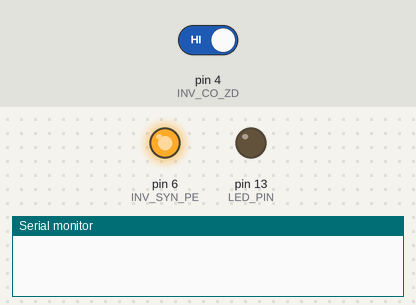
Recording of a sketch running on a simulated Arduino Uno, built with avr-gcc and run on an emulated ATmega328P. Shown: output pins drawn as LEDs (lit = HIGH), the last lines printed to the serial monitor. Inputs (shaded band) come from the test bench; at power-on: pin 4 (INV_CO_ZD) HIGH. Pins used as bus, display or sensor lines are not drawn.

Above: at 1.2 s.
1.3 s: pin 4 (INV_CO_ZD) driven LOW
At 1.7 s:
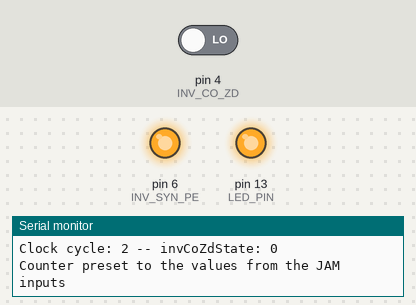
2.8 s: pin 4 (INV_CO_ZD) driven HIGH
At 4.0 s:
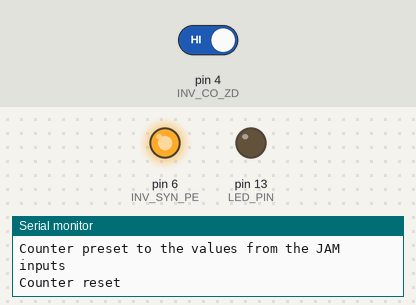
Timing chart, 0 to 5.8 s (numbered marks = the images above; inputs shaded):
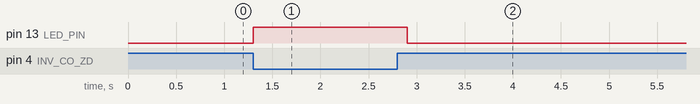

The sketch:

CD40103.ino
```cpp
/*
This project demonstrates interfacing the CD40103BEE4 8-bit binary 8-stage down counter with Arduino.

The CD40103 is a versatile IC that can be used for various counting and timing applications.
This tutorial guides you through connecting the IC to Arduino, setting up pins, and using
the `cycle_clk` function to simulate a clock signal and count clock cycles.

We'll explore the functionality of key CD40103 pins:
  - CLK (Clock): Enables decrementing on each positive transition.
  - INV_CO_ZD (Carry Out / Zero Detect): Goes LOW for one clock cycle when the count reaches zero.
  - INV_SYN_PE (Synchronous Preset Enable): Clocks data from JAM inputs on the next positive clock transition.

Connections (refer to CD40103 datasheet for more details):
  - CLK (CD40103 Pin 1) -> Arduino Pin (e.g., Pin 2)
  - VDD (CD40103 Pin 16) -> +5V Power Supply
  - GND (CD40103 Pin 8) -> Ground
  - INV_CO_ZD (CD40103 Pin 14) -> Arduino Pin (e.g., Pin 4) (Input)
  - INV_SYN_PE (CD40103 Pin 15) -> Arduino Pin (e.g., Pin 6) (Output)
  - JAM Inputs (J7-J0) (CD40103 Pins 13-4): Connect these pins to Arduino pins or tie them to HIGH/LOW
      to preset the initial counter value.

Datasheet: https://www.ti.com/lit/ds/symlink/cd40103b.pdf
Mouser link: https://mou.sr/4aeHEmU

Author: Jean Boutros

*/


/* IC PIN 1 - CLOCK
The CLOCK pin enables the counter to decrememnt on each positive transition
of the clock. This pin should be connected to a clock such as a crystal or
any oscillator. In this example instead of using an oscillator, I am imitating
a clock by using a function that sends a signal that is hign, than low, with 50%
duty cycle. The fucntion name is cycle_clk() and if no arguments are passed,
this function triggers one clock cycle. I chose this method to be able to run a
controlled simulation and count the clock cycles in each case.
 */
const int CLOCK_PIN = 2; // IC PIN 1


/* IC PIN 2 - CLEAR

WARNING: THIS IS AN OUTPUT PIN

When the input on pin 2 is set to LOW the counter is asynchronously (instantly) cleared
to its maximum count which is 255 for this IC, regardless of the state of any other input.

Connect this pin to VDD (+5V or +3.3V) to keep the input HIGH all the time.
Tip: If you want to drive this pin using arduino, connect it to one of the available GPIO pins
and set the pinMode to OUTPUT and the value to HIGH.
Example:
// for default configuration
const int INV_CLR = X; // IC PIN 2

void setup() {
  ...
  pinMode(INV_CLR, OUTPUT);
  digitalWrite(INV_CLR, HIGH);
  ...
}

// to reset the counter you can do
void reset() {
  digitalWrite(INV_CLR, LOW);
  delayMicroseconds(XXX);
  digitalWrite(INV_CLR, HIGH);
}

 */


/* IC PIN 3 - CARRY-IN/COUNTER ENABLE

WARNING: THIS IS AN OUTPUT PIN

It is a carry-input pin also known as counter enable pin.
When this input pin is HIGH, the counter is inhibited so it stops counting.

Connect this pin to ground (GND 0V).

Tip: If you want to drive this pin using arduino, connect it to one of the available GPIO pins
and set the pinMode to OUTPUT and the value to LOW.

Example:
// for default configuration
const int INV_CI_CE = X; // IC Pin 3

void setup() {
  ...
  pinMode(INV_CI_CE, OUTPUT);
  digitalWrite(INV_CI_CE, LOW);
  ...
}

// to pause the counter
void pause_counter() {
  digitalWrite(INV_CI_CE, HIGH);
}
// to resume the counter
void resume_counter() {
  digitalWrite(INV_CI_CE, LOW);
}

*/


/* IC PIN 4 - Jam input 0 or J0

WARNING: THIS IS AN OUTPUT PIN

Represent 1 bit from an 8-bit word that makes up the number
between 0 and 255 that can be input into the counter for the counter
to count down from that number.
The 8-bit word is as follows:
J7-J6-J5-J4-J3-J2-J1-J0

if J0 is 1 and all the others are 0 we get: 00000001 ie. decimal 1

Set this pin to HIGH. We will set pins J7 to J0 all to HIGH so that we
get 255 into the counter when initialised and then we count down.
Feel free to change the pin confighurtations for the JAM inputs or
to drive them using the arduino IO.

Example:
const int jamPins[8] = { 8, 9, 10, 11, 12, 13, xx, xx };  // Replace with actual pin numbers

void preset_counter_sync() {
  counter = 0;  // Reset counter before presetting

  // **Preset the counter to a specific value using JAM inputs:**

  // - Set the desired binary value on the JAM pins (J7-J0) using Arduino's digitalWrite function.
  //   - A HIGH value on a JAM pin represents a 1 in the binary value.
  //   - A LOW value on a JAM pin represents a 0 in the binary value.

  // For example, to preset the counter to decimal 12 (binary 00001100):
  digitalWrite(jamPins[7], LOW);
  digitalWrite(jamPins[6], LOW);
  digitalWrite(jamPins[5], LOW);
  digitalWrite(jamPins[4], LOW);
  digitalWrite(jamPins[3], LOW);
  digitalWrite(jamPins[2], HIGH); // Set bit 2 (J2) to 1
  digitalWrite(jamPins[1], HIGH); // Set bit 1 (J1) to 1
  digitalWrite(jamPins[0], LOW);

  // - Pulse the Synchronous Preset Enable (INV_SYN_PE) pin LOW to latch the JAM input values
  //   into the counter on the next positive clock transition.
  digitalWrite(presetPin, LOW);
  cycle_clk();
  digitalWrite(presetPin, HIGH);

  Serial.println("Counter preset");
}

*/


/* IC PIN 9 - Asynchronous Preset Enable

WARNING: THIS IS AN OUTPUT PIN

When input on this pin is LOW, data at the JAM inputs is asynchronously forced
into the counter withou waiting for the next clock cycle.

Connect this pin to VCC (+5V or +3.3V).

// const int INV_ASYN_PE = 7; // IC PIN 9
*/


/* IC PIN 14 - Carry out / Zero detect

WARNING: THIS IS AN INPUT PIN

The output on this pin goes low for one clock cycle when the count
reaches zero.

*/
const int INV_CO_ZD = 4; // IC Pin 14


/* IC PIN 15 - Synchronous Preset Enable

WARNING: THIS IS AN OUTPUT PIN

When input on this pin is LOW, data at the JAM inputs is clocked
into the counter on the next positive clock trasition.
*/
const int INV_SYN_PE = 6; // IC PIN 15


// PIN Configuration
const int LED_PIN = 13;    // the on-board pin

// Default Clock Pulse Length in Microseconds
const int CLK_DELAY = 1000;

// Genral counter, in this case used to count the clock cycles
int counter = 0;

void cycle_clk(int numCycles = 1) {
  // Simulates a clock signal by sending a HIGH-LOW pulse with 50% duty cycle
  // for the specified number of cycles (default 1). Updates the counter accordingly.
  for (int i = 0; i < numCycles; i++) {
    digitalWrite(CLOCK_PIN, HIGH);
    delayMicroseconds(CLK_DELAY);
    digitalWrite(CLOCK_PIN, LOW);
  }
  counter += numCycles;  // Update counter based on number of cycles
}


void preset_counter_sync() {
  // Resets the counter to the values set on the JAM inputs (J7-J0) on the next
  // positive clock transition.
  // Example:
  // To Reset the counter to a specific value (e.g., 10 decimal = 1010 in binary):
  // Connect J1 (CD40103 Pin 5) to HIGH and other JAM inputs (J7-J0) to LOW.
  // This will set the counter to 10 on the next positive clock transition.
  counter = 0;
  // preset on next positive clock transition
  digitalWrite(INV_SYN_PE, LOW);
  cycle_clk();
  digitalWrite(INV_SYN_PE, HIGH);
  Serial.println("Counter preset to the values from the JAM inputs");
}

void setup() {
  // initialize the LED as an output:
  pinMode(LED_PIN, OUTPUT);       // Set the LED pin (defined as LED_PIN) to be an output pin.

  pinMode(INV_CO_ZD, INPUT);      // Set the Carry Out / Zero Detect pin (defined as INV_CO_ZD) to be an input pin.

  pinMode(INV_SYN_PE, OUTPUT);    // Set the Synchronous Preset Enable pin (defined as INV_SYN_PE) to be an output pin.
                                  // We will use this pin to control when the counter is pre-loaded with a value.
  digitalWrite(INV_SYN_PE, HIGH); // Set the Synchronous Preset Enable pin to HIGH initially.
                                  // This ensures the counter doesn't pre-load yet.


  pinMode(CLOCK_PIN, OUTPUT);     // Set the Clock pin (defined as CLOCK_PIN) to be an output pin.
                                  // We will use this pin to simulate a clock signal for the counter.

  cycle_clk(); // Run one clock cycle to initiate the counter.

  preset_counter_sync(); // Preset the counter to the value from data on J7-J0 on the next clock cycle.

  // initialize serial communication:
  Serial.begin(9600);
}

int local_invCoZdState = -1; // Current state of IC PIN 14 - Carry out / Zero detect

int local_count = 0;
void loop() {
  // Get the state of IC PIN 14 - Carry out / Zero detect
  local_invCoZdState = digitalRead(INV_CO_ZD);

  digitalWrite(LED_PIN, !local_invCoZdState);

  if ( local_invCoZdState == LOW ) {
    Serial.print("Clock cycle: "); Serial.print(counter); Serial.print(" -- invCoZdState: "); Serial.println(local_invCoZdState);

    // Preset the counter again.
    // This step is not necessary if the counters is set the it's maximun ie 255 or 11111111
    // Also the CO/ZD pin can be connected to the CLEAR pin to automatically reset the counter or
    // it can be connected to the SPE pin (pin 15) to automatically preset the counter to the values
    // of the JAM inputs.
    preset_counter_sync();
    Serial.println("Counter reset");
  }
  // Run one clock cycle
  cycle_clk();
}
```

Measured:
- after the input at 1.3 s, pin 13 (LED_PIN): LOW → HIGH at once
- after the input at 2.8 s, pin 13 (LED_PIN): HIGH → LOW after 0.10 s
